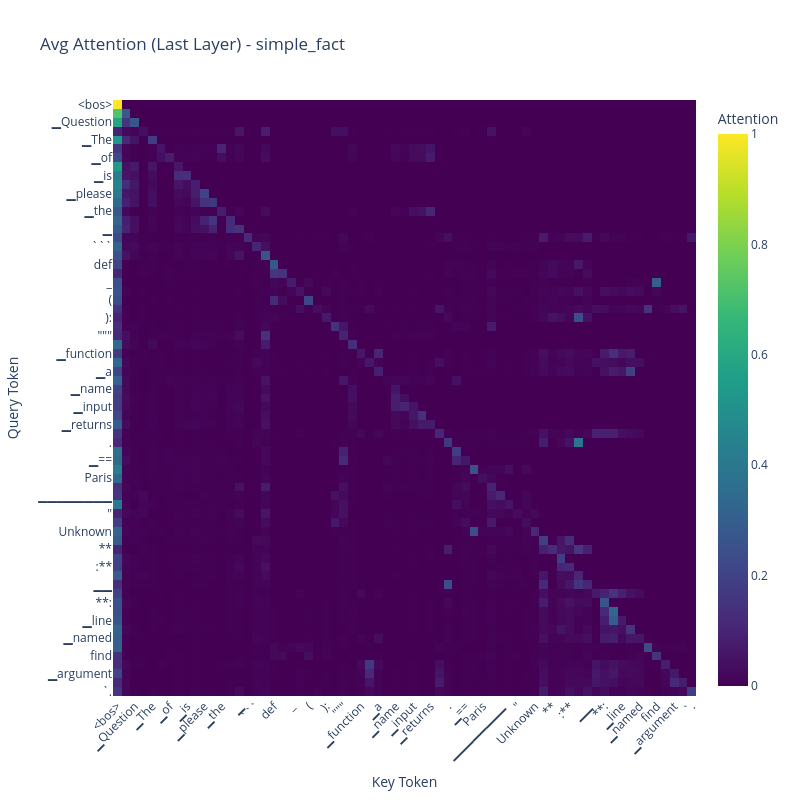
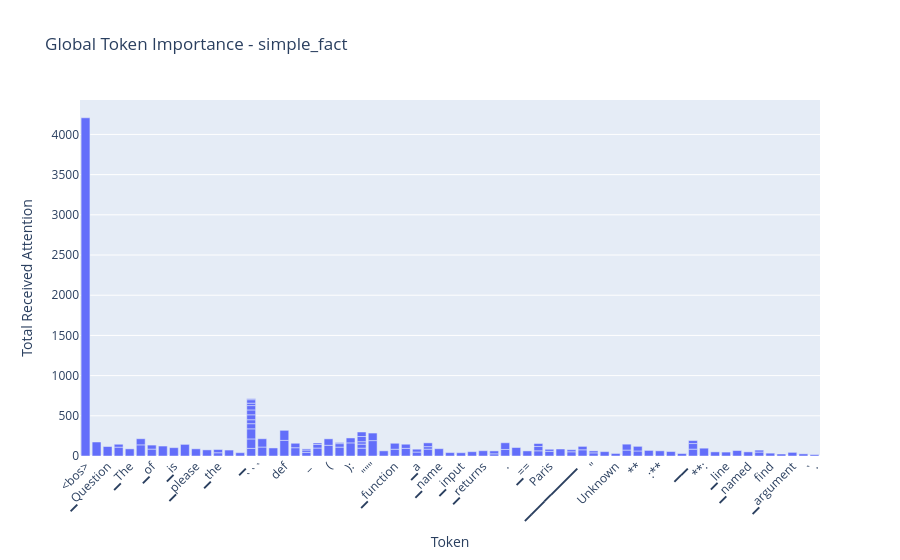

The notebook cell these images were saved under, in order:
### Markdown cell above
## Simple Prompts Analysis
Quick tests with short prompts to see basic attention patterns.

### Code cell
# Analyze simple prompts
for key, text in SIMPLE_PROMPTS.items():
    analyze_prompt(key=key, prompt=text, model=model, tokenizer=tokenizer, device=device)

### Figure 1 — Plotly figure (JSON) as saved in the notebook; plotly's stock layout.template omitted (floating-point values rounded to 4 significant figures; data arrays with more than 128 entries replaced by an {"elided": "..."} marker saying what was removed)
{"data": [{"coloraxis": "coloraxis", "hovertemplate": "Key Token: %{x}<br>Query Token: %{y}<br>Attention: %{z}<extra></extra>", "name": "0", "type": "heatmap", "x": ["<bos>", "#", "▁Question", ":", "▁The", "▁capital", "▁of", "▁France", "▁is", "?", "▁please", "▁provide", "▁the", "▁answer", "▁", "\n", "```", "python", "\n", "def", "▁find", "_", "capital", "(", "city", "):", "\n", "▁▁▁▁", "\"\"\"", "\n", "▁▁▁▁", "This", "▁function", "▁takes", "▁a", "▁city", "▁name", "▁as", "▁input", "▁and", "▁returns", "▁the", "▁capital", "▁of", "▁that", "▁city", ".", "\n", "▁▁▁▁", "\"\"\"", "\n", "▁▁▁▁", "if", "▁city", "▁==", "▁\"", "Paris", "\":", "\n", "▁▁▁▁▁▁▁▁", "return", "▁\"", "Paris", "\"", "\n", "▁▁▁▁", "else", ":", "\n", "▁▁▁▁▁▁▁▁", "return", "▁\"", "Unknown", "\"", "\n", "```", "\n\n", "**", "Explanation", ":**", "\n\n", "1", ".", "▁▁", "**", "`", "def", "▁find", "_", "capital", "(", "city", "):", "`", "**:", "▁This", "▁line", "▁defines", "▁a", "▁function", "▁named", "▁`", "find", "_", "capital", "`", "▁that", "▁takes", "▁one", "▁argument", ",", "▁`", "city", "`.", "\n"], "xaxis": "x", "y": ["<bos>", "#", "▁Question", ":", "▁The", "▁capital", "▁of", "▁France", "▁is", "?", "▁please", "▁provide", "▁the", "▁answer", "▁", "\n", "```", "python", "\n", "def", "▁find", "_", "capital", "(", "city", "):", "\n", "▁▁▁▁", "\"\"\"", "\n", "▁▁▁▁", "This", "▁function", "▁takes", "▁a", "▁city", "▁name", "▁as", "▁input", "▁and", "▁returns", "▁the", "▁capital", "▁of", "▁that", "▁city", ".", "\n", "▁▁▁▁", "\"\"\"", "\n", "▁▁▁▁", "if", "▁city", "▁==", "▁\"", "Paris", "\":", "\n", "▁▁▁▁▁▁▁▁", "return", "▁\"", "Paris", "\"", "\n", "▁▁▁▁", "else", ":", "\n", "▁▁▁▁▁▁▁▁", "return", "▁\"", "Unknown", "\"", "\n", "```", "\n\n", "**", "Explanation", ":**", "\n\n", "1", ".", "▁▁", "**", "`", "def", "▁find", "_", "capital", "(", "city", "):", "`", "**:", "▁This", "▁line", "▁defines", "▁a", "▁function", "▁named", "▁`", "find", "_", "capital", "`", "▁that", "▁takes", "▁one", "▁argument", ",", "▁`", "city", "`.", "\n"], "yaxis": "y", "z": {"elided": "115x115 float values"}}], "layout": {"coloraxis": {"colorbar": {"title": {"text": "Attention"}}, "colorscale": [[0, "#440154"], [0.1111, "#482878"], [0.2222, "#3e4989"], [0.3333, "#31688e"], [0.4444, "#26828e"], [0.5556, "#1f9e89"], [0.6667, "#35b779"], [0.7778, "#6ece58"], [0.8889, "#b5de2b"], [1, "#fde725"]]}, "height": 800, "title": {"text": "Avg Attention (Last Layer) - simple_fact"}, "width": 800, "xaxis": {"anchor": "y", "domain": [0, 1], "tickangle": -45, "title": {"text": "Key Token"}}, "yaxis": {"anchor": "x", "autorange": "reversed", "domain": [0, 1], "title": {"text": "Query Token"}}}}

### Figure 2 — Plotly figure (JSON) as saved in the notebook; plotly's stock layout.template omitted (floating-point values rounded to 4 significant figures)
{"data": [{"hovertemplate": "Token=%{x}<br>Total Received Attention=%{y}<extra></extra>", "legendgroup": "", "marker": {"color": "#636efa", "pattern": {"shape": ""}}, "name": "", "orientation": "v", "showlegend": false, "textposition": "auto", "type": "bar", "x": ["<bos>", "#", "▁Question", ":", "▁The", "▁capital", "▁of", "▁France", "▁is", "?", "▁please", "▁provide", "▁the", "▁answer", "▁", "\n", "```", "python", "\n", "def", "▁find", "_", "capital", "(", "city", "):", "\n", "▁▁▁▁", "\"\"\"", "\n", "▁▁▁▁", "This", "▁function", "▁takes", "▁a", "▁city", "▁name", "▁as", "▁input", "▁and", "▁returns", "▁the", "▁capital", "▁of", "▁that", "▁city", ".", "\n", "▁▁▁▁", "\"\"\"", "\n", "▁▁▁▁", "if", "▁city", "▁==", "▁\"", "Paris", "\":", "\n", "▁▁▁▁▁▁▁▁", "return", "▁\"", "Paris", "\"", "\n", "▁▁▁▁", "else", ":", "\n", "▁▁▁▁▁▁▁▁", "return", "▁\"", "Unknown", "\"", "\n", "```", "\n\n", "**", "Explanation", ":**", "\n\n", "1", ".", "▁▁", "**", "`", "def", "▁find", "_", "capital", "(", "city", "):", "`", "**:", "▁This", "▁line", "▁defines", "▁a", "▁function", "▁named", "▁`", "find", "_", "capital", "`", "▁that", "▁takes", "▁one", "▁argument", ",", "▁`", "city", "`.", "\n"], "xaxis": "x", "y": [4207.0, 174.0, 117.8, 109.9, 88.73, 138.5, 85.84, 123.9, 103.7, 144.6, 89.29, 76.15, 40.29, 74.07, 41.21, 94.81, 111.4, 100.0, 117.4, 194.3, 103.1, 45.26, 99.0, 133.2, 110.6, 163.0, 125.7, 97.63, 191.3, 64.03, 49.67, 64.09, 84.36, 94.95, 49.24, 85.18, 90.83, 42.36, 40.75, 53.75, 65.69, 40.51, 75.99, 49.83, 26.9, 31.39, 81.31, 49.34, 30.76, 94.1, 61.11, 64.68, 105.4, 46.88, 63.21, 64.65, 58.14, 87.12, 60.51, 52.55, 77.22, 53.81, 25.49, 39.11, 54.2, 55.62, 54.37, 36.35, 30.06, 25.73, 42.34, 37.07, 31.46, 24.48, 43.2, 102.9, 73.71, 62.39, 69.42, 64.35, 73.44, 55.19, 83.16, 30.67, 57.63, 85.24, 124.9, 55.28, 28.92, 44.54, 80.07, 43.11, 61.37, 69.77, 97.29, 51.22, 48.73, 67.75, 35.48, 74.01, 51.39, 48.96, 35.61, 14.1, 18.55, 37.22, 36.48, 51.54, 24.78, 45.08, 26.56, 24.31, 13.76, 17.56, 11.96], "yaxis": "y"}], "layout": {"barmode": "relative", "legend": {"tracegroupgap": 0}, "title": {"text": "Global Token Importance - simple_fact"}, "xaxis": {"anchor": "y", "domain": [0, 1], "tickangle": -45, "title": {"text": "Token"}}, "yaxis": {"anchor": "x", "domain": [0, 1], "title": {"text": "Total Received Attention"}}}}
